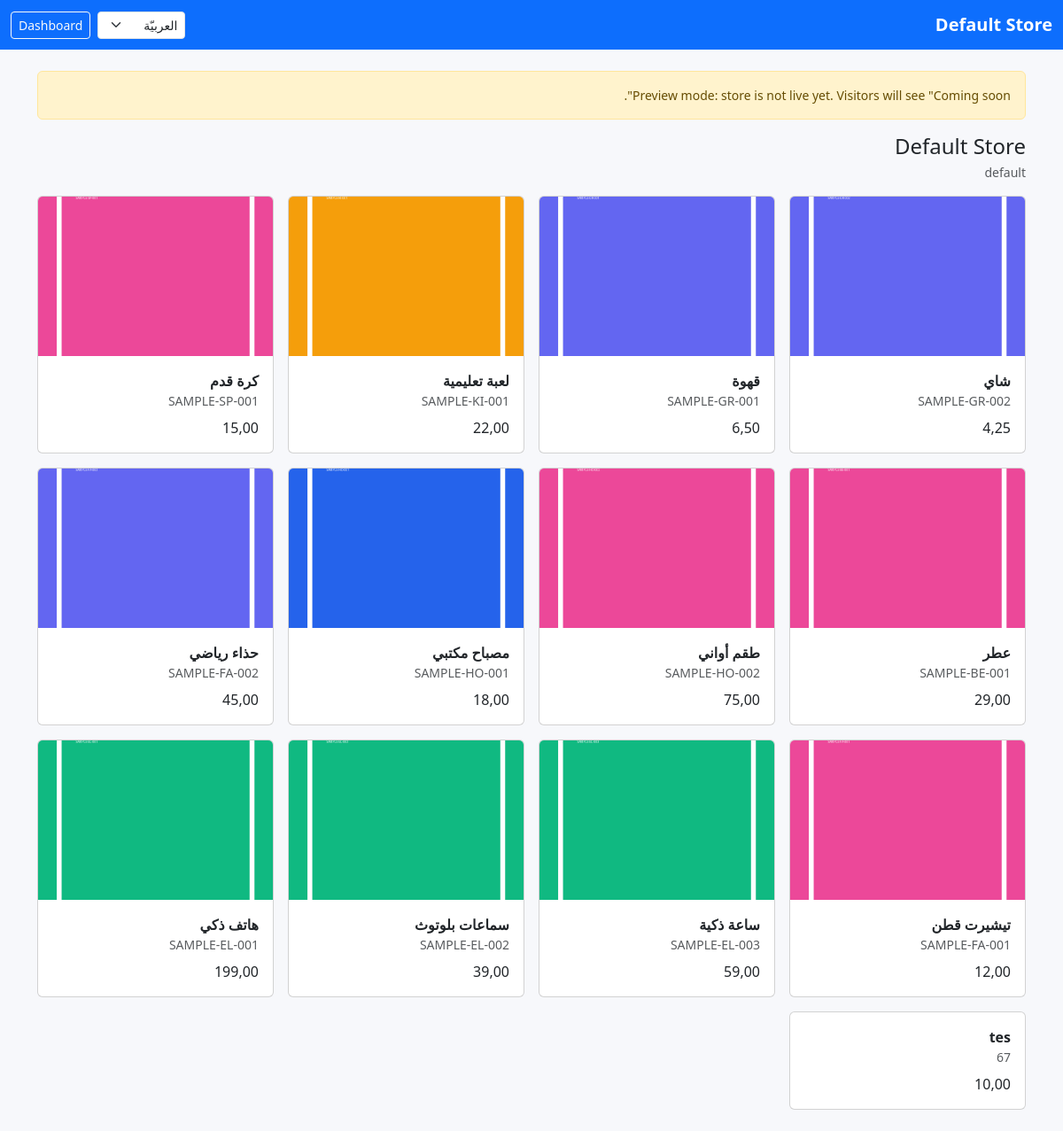
The page /store/ (signed in) on the database its author committed.
### apps/tenants/models.py (models this page shows, shortened)
class Tenant(models.Model):
    slug = models.SlugField(max_length=100, unique=True)
    name = models.CharField(max_length=200)
    is_active = models.BooleanField(default=True)
    is_published = models.BooleanField(default=False)
    activated_at = models.DateTimeField(null=True, blank=True)
    deactivated_at = models.DateTimeField(null=True, blank=True)
    domain = models.CharField(max_length=255, blank=True, default="")
    subdomain = models.CharField(max_length=100, blank=True, default="")
    currency = models.CharField(max_length=10, default="SAR")
    language = models.CharField(max_length=10, default="ar")
    logo = models.ImageField(upload_to=tenant_logo_upload_to, blank=True, null=True)
    primary_color = models.CharField(max_length=7, blank=True, default="")
    secondary_color = models.CharField(max_length=7, blank=True, default="")
    setup_step = models.PositiveSmallIntegerField(default=1)
    setup_completed = models.BooleanField(default=False)
    setup_completed_at = models.DateTimeField(null=True, blank=True)
    created_at = models.DateTimeField(auto_now_add=True)
    updated_at = models.DateTimeField(auto_now=True)
    class Meta:
        indexes = [
            models.Index(fields=["is_active"]),
            models.Index(fields=["is_published"], name="tenants_tenant_is_pub_idx"),
        ]

### apps/catalog/models.py (models this page shows, shortened)
class Product(models.Model):
    store_id = models.IntegerField(default=1, db_index=True)
    sku = models.CharField(max_length=64)
    name = models.CharField(max_length=255)
    price = models.DecimalField(max_digits=12, decimal_places=2)
    image = models.ImageField(upload_to=product_image_upload_to, blank=True, null=True)
    is_active = models.BooleanField(default=True)
    categories = models.ManyToManyField(Category, related_name="products", blank=True)
    class Meta:
        constraints = [
            models.UniqueConstraint(fields=["store_id", "sku"], name="uq_product_store_sku"),
        ]

### apps/tenants/interfaces/web/storefront_views.py (the view)
# urls.py: path("store/", tenant_storefront_views.storefront_home, name="storefront_home"),
@require_GET
def storefront_home(request: HttpRequest) -> HttpResponse:
    tenant = _get_tenant_from_request(request)
    state = get_storefront_state(
        tenant_is_active=tenant.is_active,
        is_published=tenant.is_published,
        activated_at=tenant.activated_at,
        deactivated_at=tenant.deactivated_at,
    )
    preview = False
    if state != StorefrontState.LIVE and getattr(request.user, "is_authenticated", False):
        try:
            EnsureTenantOwnershipPolicy.ensure_can_access(user=request.user, tenant=tenant)
        except (StoreAccessDeniedError, StoreInactiveError):
            preview = False
        else:
            preview = True
            state = StorefrontState.LIVE
    if state == StorefrontState.MAINTENANCE:
        return render(request, "storefront/maintenance.html", {"tenant": tenant})
    if state == StorefrontState.COMING_SOON:
        return render(request, "storefront/coming_soon.html", {"tenant": tenant})
    products = (
        Product.objects.filter(store_id=tenant.id, is_active=True)
        .order_by("-id")
        .only("id", "name", "price", "image", "sku")[:24]
    )
    return render(
        request,
        "storefront/home.html",
        {"tenant": tenant, "products": products, "preview": preview},
    )

### apps/tenants/application/policies/ownership.py (called while the page is built, shortened)
    @staticmethod
    def _is_superuser(user: AbstractBaseUser | AnonymousUser) -> bool:
        return bool(getattr(user, "is_authenticated", False) and getattr(user, "is_superuser", False))

    @staticmethod
    def ensure_can_access(*, user: AbstractBaseUser | AnonymousUser, tenant: Tenant) -> None:
        if not tenant.is_active:
            raise StoreInactiveError("Store is inactive.")
        if EnsureTenantOwnershipPolicy._is_superuser(user):
            return

### apps/tenants/domain/visibility.py (called while the page is built)
def get_storefront_state(
    *,
    tenant_is_active: bool,
    is_published: bool,
    activated_at: datetime | None,
    deactivated_at: datetime | None,
) -> StorefrontState:
    if not tenant_is_active:
        return StorefrontState.MAINTENANCE
    if is_published:
        return StorefrontState.LIVE
    if activated_at and deactivated_at:
        return StorefrontState.MAINTENANCE
    return StorefrontState.COMING_SOON

### apps/tenants/interfaces/web/storefront_views.py (called while the page is built)
def _get_tenant_from_request(request: HttpRequest) -> Tenant:
    tenant = getattr(request, "tenant", None)
    if not isinstance(tenant, Tenant):
        raise Http404("Store not found.")
    return tenant

### templates/storefront/home.html (shortened to what this page needs)
{% extends "storefront/base.html" %}
{% block content %}
{% if preview %}
  <div class="alert alert-warning small">
    Preview mode: store is not live yet. Visitors will see "Coming soon".
  </div>
{% endif %}
<div class="d-flex justify-content-between align-items-center mb-3">
  <div>
    <h1 class="h4 mb-1">{{ tenant.name }}</h1>
    <div class="text-muted small">{{ tenant.slug }}</div>
  </div>
</div>
<div class="row g-3">
  {% for p in products %}
    <div class="col-12 col-md-6 col-xl-3">
      <div class="card h-100">
        {% if p.image %}
          <img src="{{ p.image.url }}" class="card-img-top" alt="{{ p.name }}" style="height: 180px; object-fit: cover;" />
        {% endif %}
        <div class="card-body">
          <div class="fw-bold">{{ p.name }}</div>
          <div class="text-muted small">{{ p.sku }}</div>
          <div class="mt-2">{{ p.price }}</div>
        </div>
      </div>
    </div>
  {% empty %}
    <div class="col-12">
      <div class="text-center text-muted py-4">لا توجد منتجات بعد.</div>
    </div>
  {% endfor %}
</div>
{% endblock %}

### templates/storefront/base.html (shortened to what this page needs)
{% load static %}
{% load i18n %}
<!doctype html>
<html lang="{{ LANGUAGE_CODE }}" dir="{% if LANGUAGE_BIDI %}rtl{% else %}ltr{% endif %}">
  <head>
    {% if LANGUAGE_BIDI %}
      <link href="https://cdn.jsdelivr.net/npm/bootstrap@5.3.3/dist/css/bootstrap.rtl.min.css" rel="stylesheet" />
    {% else %}
      <link href="https://cdn.jsdelivr.net/npm/bootstrap@5.3.3/dist/css/bootstrap.min.css" rel="stylesheet" />
    {% endif %}
    <link rel="stylesheet" href="{% static 'css/app.css' %}" />
  </head>
  <body>
    <nav class="navbar navbar-expand-lg navbar-dark bg-primary">
      <div class="container-fluid">
        <a class="navbar-brand fw-bold" href="/store/">
          {{ tenant.name|default:"Wasla Store" }}
        </a>
        <div class="d-flex align-items-center gap-2">
          <form action="{% url 'set_language' %}" method="post" class="d-inline">
            <select name="language" class="form-select form-select-sm" onchange="this.form.submit()">
              {% get_current_language as CURRENT_LANGUAGE %}
              {% get_available_languages as AVAILABLE_LANGUAGES %}
              {% for lang in AVAILABLE_LANGUAGES %}
                <option value="{{ lang.0 }}" {% if lang.0 == CURRENT_LANGUAGE %}selected{% endif %}>{{ lang.1 }}</option>
              {% endfor %}
            </select>
          </form>
          {% if user.is_authenticated %}
            <a class="btn btn-sm btn-outline-light" href="{% url 'web:dashboard' %}">{% trans "Dashboard" %}</a>
          {% endif %}
        </div>
      </div>
    </nav>
    <main class="container py-4">
      {% block content %}{% endblock %}
    </main>
  </body>
</html>

### static/css/app.css (style rules this page uses)
body { background: #f7f8fb; }

### rows shown on the page
Tenant: name "Default Store", slug "default"
Product: image (picture), name "شاي", sku "SAMPLE-GR-002", price "4,25"
Product: image (picture), name "قهوة", sku "SAMPLE-GR-001", price "6,50"
Product: image (picture), name "لعبة تعليمية", sku "SAMPLE-KI-001", price "22,00"
Product: image (picture), name "كرة قدم", sku "SAMPLE-SP-001", price "15,00"
Product: image (picture), name "عطر", sku "SAMPLE-BE-001", price "29,00"
Product: image (picture), name "طقم أواني", sku "SAMPLE-HO-002", price "75,00"
Product: image (picture), name "مصباح مكتبي", sku "SAMPLE-HO-001", price "18,00"
Product: image (picture), name "حذاء رياضي", sku "SAMPLE-FA-002", price "45,00"
Product: image (picture), name "تيشيرت قطن", sku "SAMPLE-FA-001", price "12,00"
Product: image (picture), name "ساعة ذكية", sku "SAMPLE-EL-003", price "59,00"
Product: image (picture), name "سماعات بلوتوث", sku "SAMPLE-EL-002", price "39,00"
Product: image (picture), name "هاتف ذكي", sku "SAMPLE-EL-001", price "199,00"
Product: name "tes", sku "67", price "10,00"

### other values the page prints
form field language "العربيّة"
